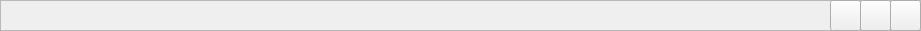
   <widget class="QFrame" name="TopFrame">
    <property name="geometry">
     <rect>
      <x>180</x>
      <y>0</y>
      <width>921</width>
      <height>31</height>
     </rect>
    </property>
    <property name="frameShape">
     <enum>QFrame::StyledPanel</enum>
    </property>
    <property name="frameShadow">
     <enum>QFrame::Raised</enum>
    </property>
    <widget class="QPushButton" name="logoutbutton">
     <property name="geometry">
      <rect>
       <x>860</x>
       <y>0</y>
       <width>31</width>
       <height>31</height>
      </rect>
     </property>
     <property name="text">
      <string/>
     </property>
     <property name="icon">
      <iconset resource="Resources.qrc">
       <normaloff>:/Icons/Icons/Oxygen-Icons.org-Oxygen-Places-user-identity.ico</normaloff>:/Icons/Icons/Oxygen-Icons.org-Oxygen-Places-user-identity.ico</iconset>
     </property>
     <property name="iconSize">
      <size>
       <width>24</width>
       <height>24</height>
      </size>
     </property>
    </widget>
    <widget class="QPushButton" name="Minimize">
     <property name="geometry">
      <rect>
       <x>830</x>
       <y>0</y>
       <width>31</width>
       <height>31</height>
      </rect>
     </property>
     <property name="text">
      <string/>
     </property>
     <property name="icon">
      <iconset resource="Resources.qrc">
       <normaloff>:/Icons/Icons/Ahmadhania-Spherical-Minimize.ico</normaloff>:/Icons/Icons/Ahmadhania-Spherical-Minimize.ico</iconset>
     </property>
     <property name="iconSize">
      <size>
       <width>20</width>
       <height>20</height>
      </size>
     </property>
    </widget>
    <widget class="QPushButton" name="closebutton">
     <property name="geometry">
      <rect>
       <x>890</x>
       <y>0</y>
       <width>31</width>
       <height>31</height>
      </rect>
     </property>
     <property name="text">
      <string/>
     </property>
     <property name="icon">
      <iconset resource="Resources.qrc">
       <normaloff>:/Icons/Icons/Oxygen-Icons.org-Oxygen-Actions-edit-delete.ico</normaloff>:/Icons/Icons/Oxygen-Icons.org-Oxygen-Actions-edit-delete.ico</iconset>
     </property>
     <property name="iconSize">
      <size>
       <width>24</width>
       <height>24</height>
      </size>
     </property>
    </widget>
   </widget>
